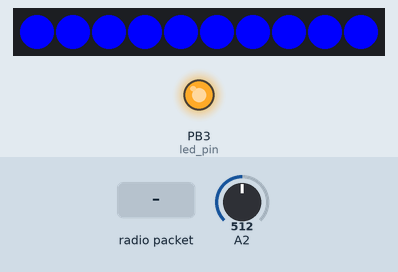
This sketch was run on a simulated ATtiny85, built with avr-gcc and run on an emulated ATtiny85. Shown: 10 RGB LEDs in strip order, left to right, output pins drawn as LEDs (lit = HIGH). Inputs (shaded band) come from the test bench; at power-on: A2 = 512. No radio packets arrive unless stated.

Above: at 0.5 s.
2.0 s: radio packet "r" arrives
At 3.1 s:
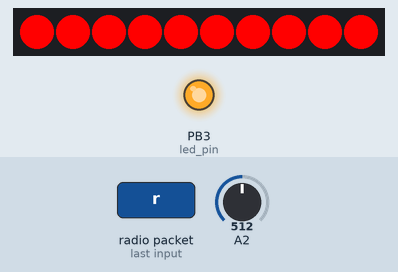
3.5 s: radio packet "g" arrives
At 4.2 s:
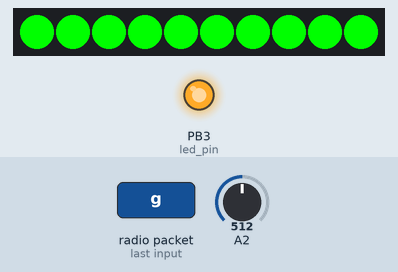
5.0 s: A2 set to 43
6.5 s: A2 set to 37
At 7.4 s:
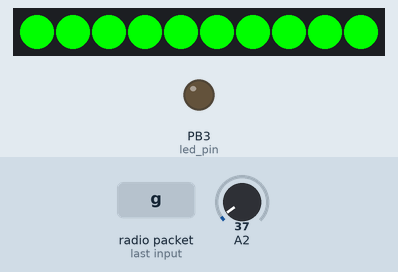
8.0 s: A2 set to 122
At 8.6 s:
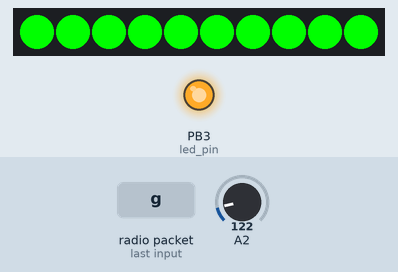
9.5 s: A2 set to 30
At 10.9 s:
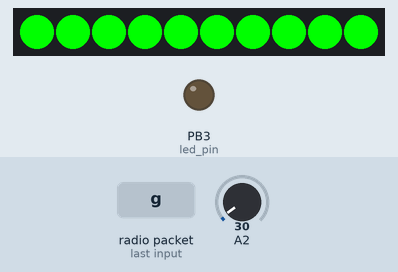
Timing chart, 0 to 12.0 s (numbered marks = the images above; inputs shaded):
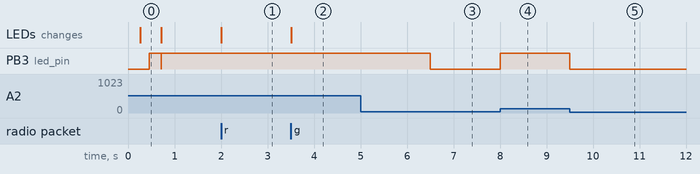

The sketch:

receiverand_neo.ino
```cpp
// (licence header left out)
#include <VirtualWire.h>
#include <Adafruit_NeoPixel.h>
#ifdef __AVR__
  #include <avr/power.h>
#endif

#define PIN 0
Adafruit_NeoPixel strip = Adafruit_NeoPixel(10, PIN, NEO_GRB + NEO_KHZ800);


const int led_pin = 3;
const int receive_pin = 2;
const int analog_pin = 2; //PB4

int sensorValue=0;

void setup()
{
  // This is for Trinket 5V 16MHz, you can remove these three lines if you are not using a Trinket
  #if defined (__AVR_ATtiny85__)
    if (F_CPU == 16000000) clock_prescale_set(clock_div_1);
  #endif
  // End of trinket special code
  pinMode(analog_pin , INPUT);
  strip.begin();
  strip.show(); // Initialize all pixels to 'off'

  colorWipe(strip.Color(0, 0, 255), 25); // Red

    delay(200);

pinMode(led_pin,OUTPUT);
digitalWrite(led_pin, HIGH); // Flash a light to show received good message

        delay(250);
        digitalWrite(led_pin, LOW);

colorWipe(strip.Color(0, 0, 0), 0); // blank
    // Initialise the IO and ISR
    vw_set_rx_pin(receive_pin);
    vw_setup(2000);	 // Bits per sec

    vw_rx_start();       // Start the receiver PLL running

    //pinMode(led_pin, OUTPUT);
}


// Fill the dots one after the other with a color
void colorWipe(uint32_t c, uint8_t wait) {
  for(uint16_t i=0; i<strip.numPixels(); i++) {
    strip.setPixelColor(i, c);
    strip.show();
    delay(wait);
  }
}


void loop()
{
  sensorValue = analogRead(analog_pin );
if(sensorValue > 40) {
 digitalWrite(led_pin, HIGH); // Flash a light to show received good message
} else {
   digitalWrite(led_pin, LOW); // Flash a light to show received good message
}


    uint8_t buf[VW_MAX_MESSAGE_LEN];
    uint8_t buflen = VW_MAX_MESSAGE_LEN;


    if (vw_get_message(buf, &buflen)) // Non-blocking
    {


       // Message with a good checksum received, dump it.
      if (buf[0] == 'r') {
        colorWipe(strip.Color(255, 0, 0), 0); // Red

      }

      if (buf[0] == 'g') {
        colorWipe(strip.Color(0, 255, 0), 0); // green
        }

// digitalWrite(led_pin, HIGH); // Flash a light to show received good message

      //  delay(150);
	  //    digitalWrite(led_pin, LOW);
    }

  //  digitalWrite(led_pin, LOW);
}
```

Measured:
- the behaviour switches between 41 and 40 on A2 (found by bisection; images 2 and 3)
- after the input at 2.0 s, the LEDs: change at once (image 1)
- after the input at 3.5 s, the LEDs: change at once (image 2)
- after the input at 5.0 s, every drawn part: stays the same
- after the input at 6.5 s, PB3 (led_pin): HIGH → LOW at once
- after the input at 8.0 s, PB3 (led_pin): LOW → HIGH at once
- after the input at 9.5 s, PB3 (led_pin): HIGH → LOW at once
- what the display in image 0 shows lasts 0.4 s, from 0.3 s to 0.7 s
